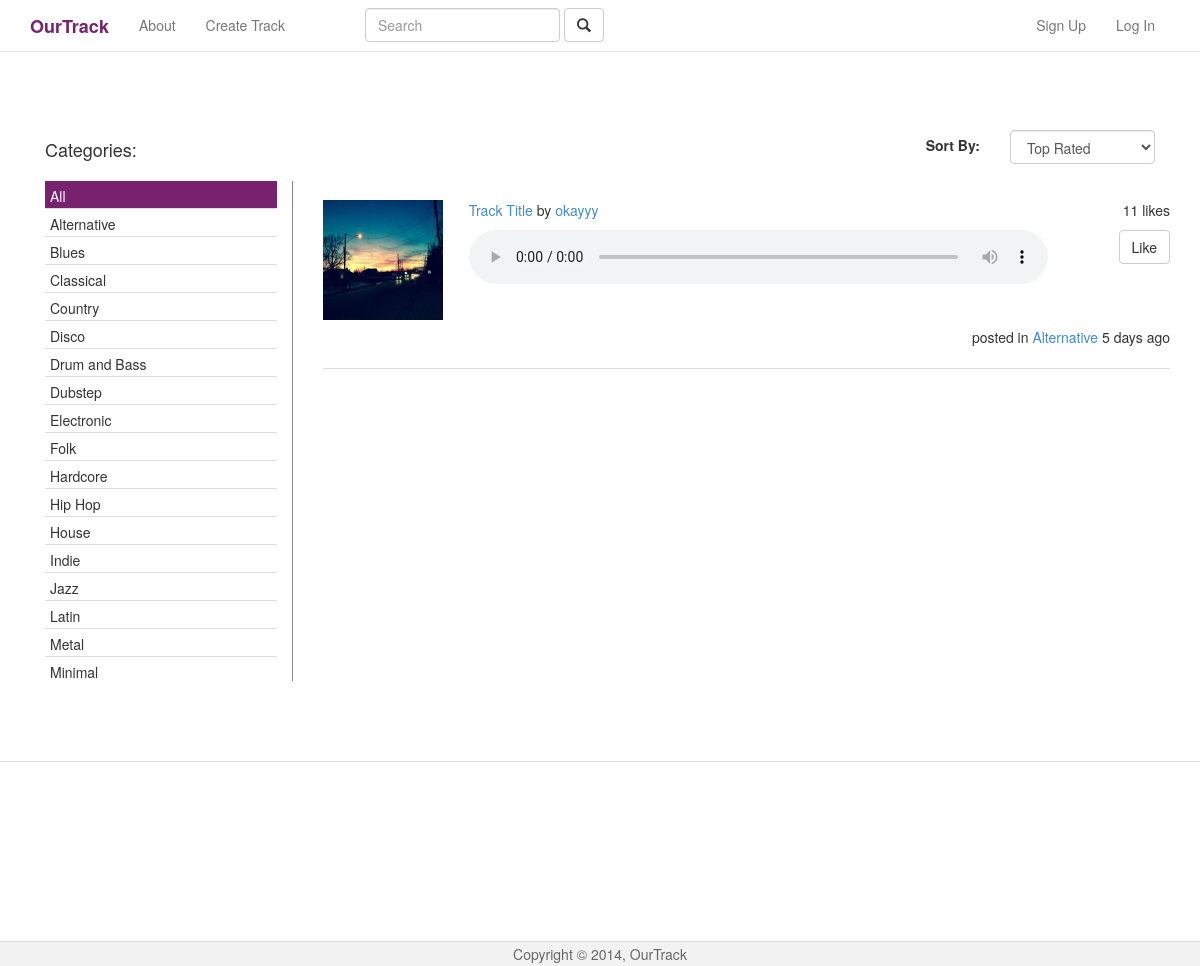
Page /home.php on the earlier database version.
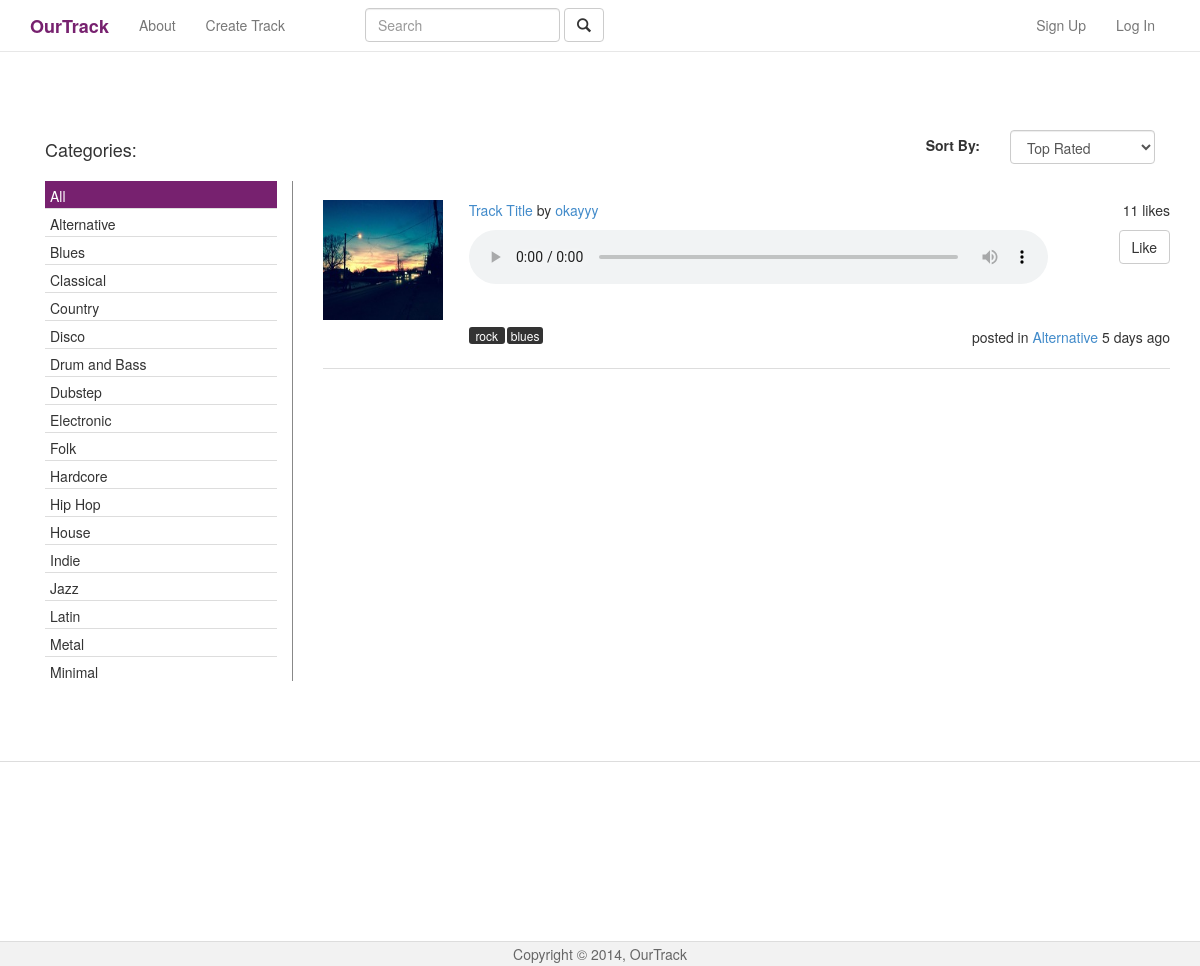
Same page on the later database version.
### tables this page shows
CREATE TABLE `tracks` (
  `id` int(11) NOT NULL AUTO_INCREMENT,
  `owner_id` int(11) NOT NULL,
  `picture` varchar(30) NOT NULL,
  `source` varchar(30) NOT NULL,
  `title` varchar(100) NOT NULL,
  `description` text NOT NULL,
  `genre` varchar(30) NOT NULL,
  `likes` int(11) NOT NULL,
  `created_at` timestamp NOT NULL DEFAULT CURRENT_TIMESTAMP ON UPDATE CURRENT_TIMESTAMP,
  PRIMARY KEY (`id`)
);

CREATE TABLE `users` (
  `id` int(11) NOT NULL AUTO_INCREMENT,
  `email` varchar(60) NOT NULL,
  `username` varchar(60) NOT NULL,
  `password` varchar(65) NOT NULL,
  `salt` varchar(32) NOT NULL,
  `bio` text NOT NULL,
  `picture` varchar(25) NOT NULL,
  `url` varchar(100) NOT NULL,
  PRIMARY KEY (`id`),
  UNIQUE KEY `email` (`email`)
);

CREATE TABLE `tags` (
  `id` bigint(20) NOT NULL AUTO_INCREMENT,
  `name` varchar(30) NOT NULL,
  PRIMARY KEY (`id`),
  UNIQUE KEY `name` (`name`)
);

### classes/Database.php (called while the page is built, shortened)
<?php
class Database {
	private static $instance = null;
	private $pdo;
	private $error = false;
	private $results;
	private $count = 0;
	private function __construct() {
		try {
			$this->pdo = new PDO('mysql:host=127.0.0.1;dbname=OurTrack', 'root', 'root');
		} catch (PDOException $e) {
			die($e->getMessage());
		}
	}
	public static function getInstance() {
		if (!isset(self::$instance)) {
			self::$instance = new Database();
		}
		return self::$instance;
	}
	public function fetchToClass($sql, $class) {
		$this->query = $this->pdo->query($sql);
		if ($this->query->execute()) {
			$this->results = $this->query->fetchAll(PDO::FETCH_CLASS, $class);
			$this->count = $this->query->rowCount();
		}
		return $this->results;
	}
	public function query($sql, $params = array()) {
		$this->error = false;
		if ($this->query = $this->pdo->prepare($sql)) {
			if (count($params)) {
				$count = 1;
				foreach ($params as $param) {
					$this->query->bindValue($count, $param);
					$count++;
				}
			}
			if ($this->query->execute()) {
				$this->results = $this->query->fetchAll(PDO::FETCH_OBJ);
				$this->count = $this->query->rowCount();
			} else {
				$this->error = true;
			}
		}
		return $this;
	}
	public function action($action, $table, $where = array()) {
		if (count($where) === 3) {
			$operators = array('=', '>', '<', '<=', '>=');
			$column = $where[0];
			$operator = $where[1];
			$value = $where[2];
			if (in_array($operator, $operators)) {
				$sql = "{$action} FROM {$table} WHERE {$column} {$operator} ?";
				if (!$this->query($sql, array($value))->error()) {
					return $this;
				}
			}
		}
	}
	public function get($table, $where) {
		return $this->action("SELECT *", $table, $where);
	}
	public function error() {
		return $this->error;
	}
	public function count() {
		return $this->count;
	}
	public function results() {
		return $this->results;
	}
	public function first() {
		return $this->results()[0];
	}
}
?>

### classes/User.php (called while the page is built, shortened)
<?php
class User {
	private $db;
	private $loggedIn;
	public function __construct($user = null) {
		$this->db = Database::getInstance();
		$this->sessionName = $GLOBALS['config']['session']['session_name'];
		if (!$user) {
			if (Session::exists($this->sessionName)) {
				$user = Session::get($this->sessionName);
				if ($this->find($user)) {
					$this->loggedIn = true;
				} else {
				}
			}
		} else {
			$this->find($user);
		}
	}
	public function find($user = null) {
		if ($user) {
			$field = (is_numeric($user)) ? 'id' : 'email';
			$data = $this->db->get('users', array($field, '=', $user));
			if ($data->count()) {
				$this->id = $data->first()->id;
				$this->username = $data->first()->username;
				return true;
			}
		}
		return false;
	}
	public function isLoggedIn() {
		return $this->loggedIn;
	}
}
?>

### classes/Session.php (called while the page is built, shortened)
<?php
class Session {
	public static function exists($key) {
		return (isset($_SESSION[$key])) ? true : false;
	}
}
?>

### classes/Track.php (called while the page is built, shortened)
<?php
class Track {
	public $owner_id;
	public function displayMini() {
		$owner = new User($this->owner_id);
		$tags = Database::getInstance()->fetchToClass("SELECT * FROM tags WHERE `id` IN (SELECT `tag_id` FROM tagmaps WHERE `type` = 'track' AND `track_id`=".$this->id.")", "Tag");
		include 'includes/trackMini.php';
	}
}
?>

### includes/trackMini.php (the view, shortened to what this page needs)
<div class="col-xs-12 trackListElement">
  <div class="row">
    <div class="col-xs-2 trackThumb">
      <img src=<?php echo '"images/'.$this->picture.'"'; ?> width="120" height="120"  alt="Track Thumb"/>
    </div>
    <div class="col-xs-10">
      <div class="row">
        <div class="col-xs-6">
          <p><a href=<?php echo '"track.php?id='.$this->id.'"';?> class="trackTitle"><?php echo $this->title ?></a>
          by <a href=<?php echo '"profile.php?id='.$owner->id.'"';?> class="trackOwner"><?php echo $owner->username ?></a></p>
        </div>
        <div class="col-xs-2 col-xs-offset-4">
          <p style="float:right"><span class="numLikes"><?php echo $this->likes ?></span> likes</p>
        </div>
      </div>
      <div class="row audioSection">
        <div class="col-xs-10">
          <audio class="audioPlayer" controls="controls">
          <source src=<?php echo '"tracks/'.$this->source.'"';?> type="audio/mpeg" />
          </audio>
        </div>
        <div class="col-xs-2">
          <button type="button" class="btn btn-default right likeTrack" value=<?php echo '"'.$this->id.'"'?>>Like</button>
        </div>
      </div>
      <div class="tagSection">
        <?php foreach($tags as $tag) {
          echo $tag;
        }
        ?>
        <div class="trackCatDate">
          <span>posted in <a href=<?php echo '"home.php?genre='.$this->genre.'"';?>><?php echo $this->genre ?></a><span class="daysSincePost"> 5</span> days ago</span>
        </div>
      </div>
    </div>
  </div>
</div>

### home.php (shortened to what this page needs)
<?php
if (Input::exists('get')) {
  $genre = Input::get('genre');
  if (in_array($genre, $GLOBALS['config']['genres'])) {
    $tracks = Database::getInstance()->fetchToClass("SELECT * FROM tracks WHERE `genre`='".escape($genre)."'", "Track");
  } else if ($genre === 'all' || $genre === 'All') {
    $tracks = Database::getInstance()->fetchToClass("SELECT * FROM tracks", "Track");
  } else {
    Redirect::to(404);
  }
} else {
  $tracks = Database::getInstance()->fetchToClass("SELECT * FROM tracks", "Track");
}
?>
<!DOCTYPE html>
<html>
<head>
	<link href="bootstrap/css/bootstrap.min.css" rel="stylesheet" media="screen">
  <link href="css/mainLayout.css" rel="stylesheet">
  <link href="css/browse.css" rel="stylesheet">
</head>
<body>
	<?php include 'includes/header.php' ?>
  <div class="container" style="margin-top:80px;">
    <div class="row" style="margin-bottom:80px;">
      <div class="col-xs-3" style="margin-top: 0px;">
        <div class="col-xs-12">
          <h4> Categories: </h4>
        </div>
        <div id="categoryBox" class="col-xs-12">
          <div id="categorySelected" class="categoryListItem">All</div>
          <?php
            foreach ($GLOBALS['config']['genres'] as $genre) {
              echo '<div class="categoryListItem">';
              echo $genre;
              echo '</div>';
            }
          ?>
        </div>
      </div>
      <div class="col-xs-9">
        <div class="row">
          <div class="col-xs-4 col-xs-offset-8">
            <div class="inline-form">
              <label class="control-label col-xs-4" for="sortDropDown" style="text-align: right; padding-top: 5px;">Sort By:</label>
              <div class="form-group col-xs-8">
                <select id="sortDropDown" class="form-control">
                  <option value="top">Top Rated</option>
                </select>
              </div>
            </div>
          </div>
        </div>
      <div id="trackSection">
       <?php
        foreach($tracks as $track) {
          $track->displayMini();
        }
       ?>
      </div>
      </div>
    </div>
  </div>
	<?php include 'includes/footer.php' ?>
</body>
</html>

### includes/header.php (shortened to what this page needs)
<nav class="navbar navbar-default navbar-fixed-top" role="navigation">
  <div class="container">
    <div class="navbar-header">
      <a class="navbar-brand" href="home.php"><strong>OurTrack</strong></a>
    </div>
    <div class="collapse navbar-collapse" id="bs-navbar-collapse-1">
      <ul class="nav navbar-nav">
        <li><a href="about.php">About</a></li>
        <li><a href="create.php"> Create Track</a></li>
      </ul>
      <ul class="nav navbar-nav">
        <li><div id="spacer"></div></li>
      </ul>
      <form class="navbar-form navbar-left" role="search">
          <div class="form-group">
            <input type="text" class="form-control" placeholder="Search">
          </div>
          <button type="submit" class="btn btn-default">
            <span class="glyphicon glyphicon-search"></span>
          </button>
        </form>
      <ul class="nav navbar-nav navbar-right">
        <?php
          $user = new User();
          if ($user->isLoggedIn()) { ?>
            <li class="dropdown">
              <a href="#" class="dropdown-toggle" style="color:rgb(0, 210, 0);" data-toggle="dropdown">
                 <?php echo $user->username; ?>
                <b class="caret"></b>
              </a>
              <ul class="dropdown-menu">
                <li><a href="dashboard.php">Dashboard</a></li>
                <li><a href="logout.php"}>Logout</a></li>
              </ul>
            </li>
          <?php } else { ?>
            <li><a href="signup.php"> Sign Up </a></li>
            <li><a href="login.php"> Log In </a></li>
          <?php }
        ?>
      </ul>
    </div>
  </div>
</nav>

### includes/footer.php (shortened to what this page needs)
<div id="footer">
	<div id="footerDiv" class="container-fluid">
	</div>
	<div id="copyright" class="container-fluid">
		<p> Copyright &copy; 2014, OurTrack </p>
	</div>
</div>

### classes/Tag.php (shortened to what this page needs)
<?php
class Tag {
	public $name;
	public function __toString() {
		return '<div class="tag">'.$this->name.'</div>';
	}
}
?>

### css/mainLayout.css (style rules this page uses)
html { position: relative; min-height: 100%; }
body { margin-bottom: 205px; background: rgb(248, 248, 248); padding-top: 50px; }
#footer { position: absolute; bottom: 0; width: 100%; height: 205px; background-color: #f5f5f5; }
#footerDiv { background: #fff; padding-top: 15px; border-top-width: 1px; border-top-style: solid; border-top-color: #ddd; height: 180px; }
#copyright { background: #f2f2f2; text-align: center; height:25px; padding-top:2px; padding-top:2px; border-top-width: 1px; border-top-style: solid; border-top-color: #ddd; }
#copyright p { margin-bottom: 0px; color: #666; }
.navbar-default { background: #fff; }
.navbar-default .navbar-brand { color: #77216F; }
#spacer { height: 10px; width: 50px; }

### css/browse.css (style rules this page uses)
body { background: #fff; }
#categoryBox { background: #fff; border-right: 1px solid #888; height: 500px; overflow-y: scroll; margin-top: 1.5em; }
.categoryListItem { background: #fff; border-bottom: 1px solid #DDD; height: 2em; padding: 5px; }
#categorySelected { background: #77216F; color: #fff; }
.trackListElement { margin-bottom:1.5em; padding:1.5em 0; border-bottom:1px solid #DDD; }
.trackThumb { text-align:center; }
.audioPlayer { width:100%; }
.audioSection { margin-bottom:2.8em; }
.tag { float:left; background: #333; border-radius: .25em; font-size: 12px; color: #fff; width:3em; text-align:center; margin-right:.2em; margin-bottom:.2em; }
.trackCatDate { float:right; }
.right { float:right; }

Differences in the rows shown:
changed tracks "Track Title": gains tags (name "rock"); gains tags (name "blues")
